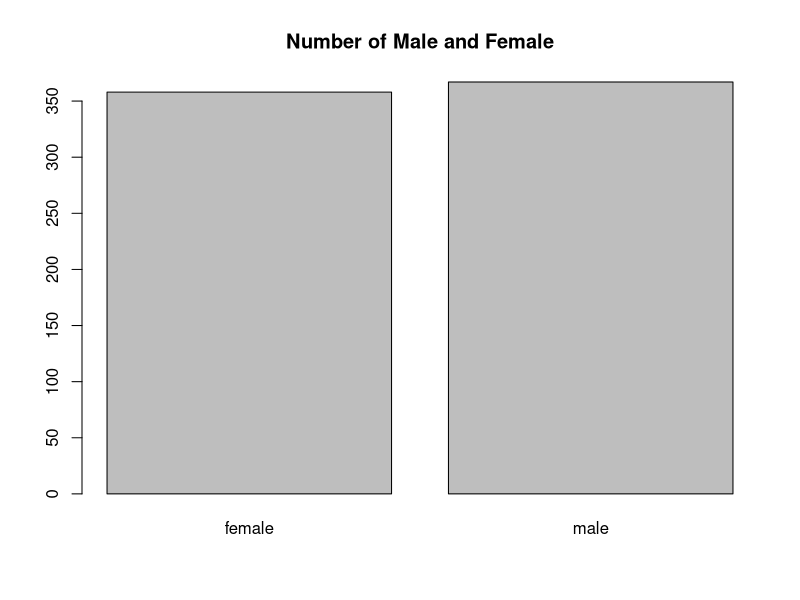
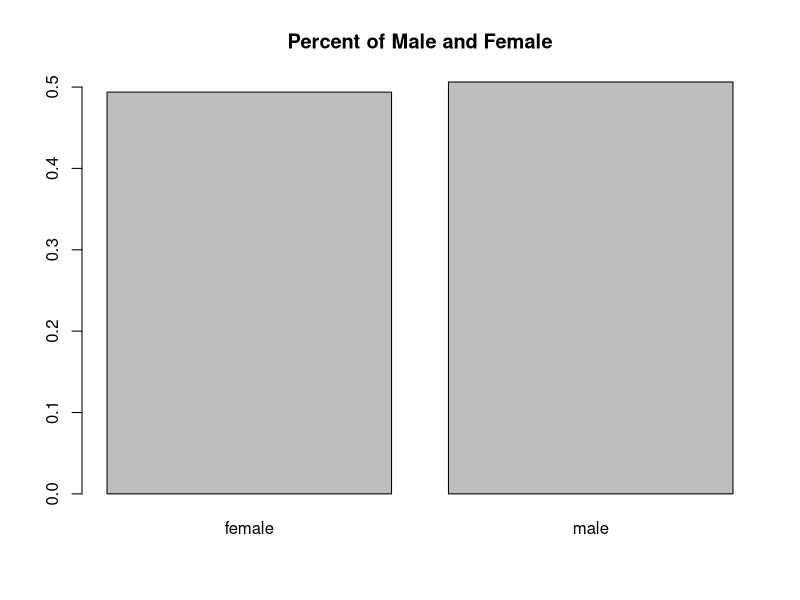

Write R code to recreate these figures, in order.
library(readxl)
lcd <- read_excel("LungCapData.xlsx", col_types = c("numeric", 
                                                    "numeric", "numeric", "text", "text", 
                                                    "text"))
View(lcd)


attach(lcd)

names(lcd)
class(Smoke)
Smoke <- as.factor(Smoke)
Gender <- as.factor(Gender)
Caesarean <- as.factor(Caesarean)


df <- data.frame(LungCap,Age,Height,Smoke,Gender,Caesarean)
head(df)


summary(df)


attach(df)

count <- table(Gender)
percent <- count/length(Gender)

barplot(count,main = "Number of Male and Female")
barplot(percent,main="Percent of Male and Female")
